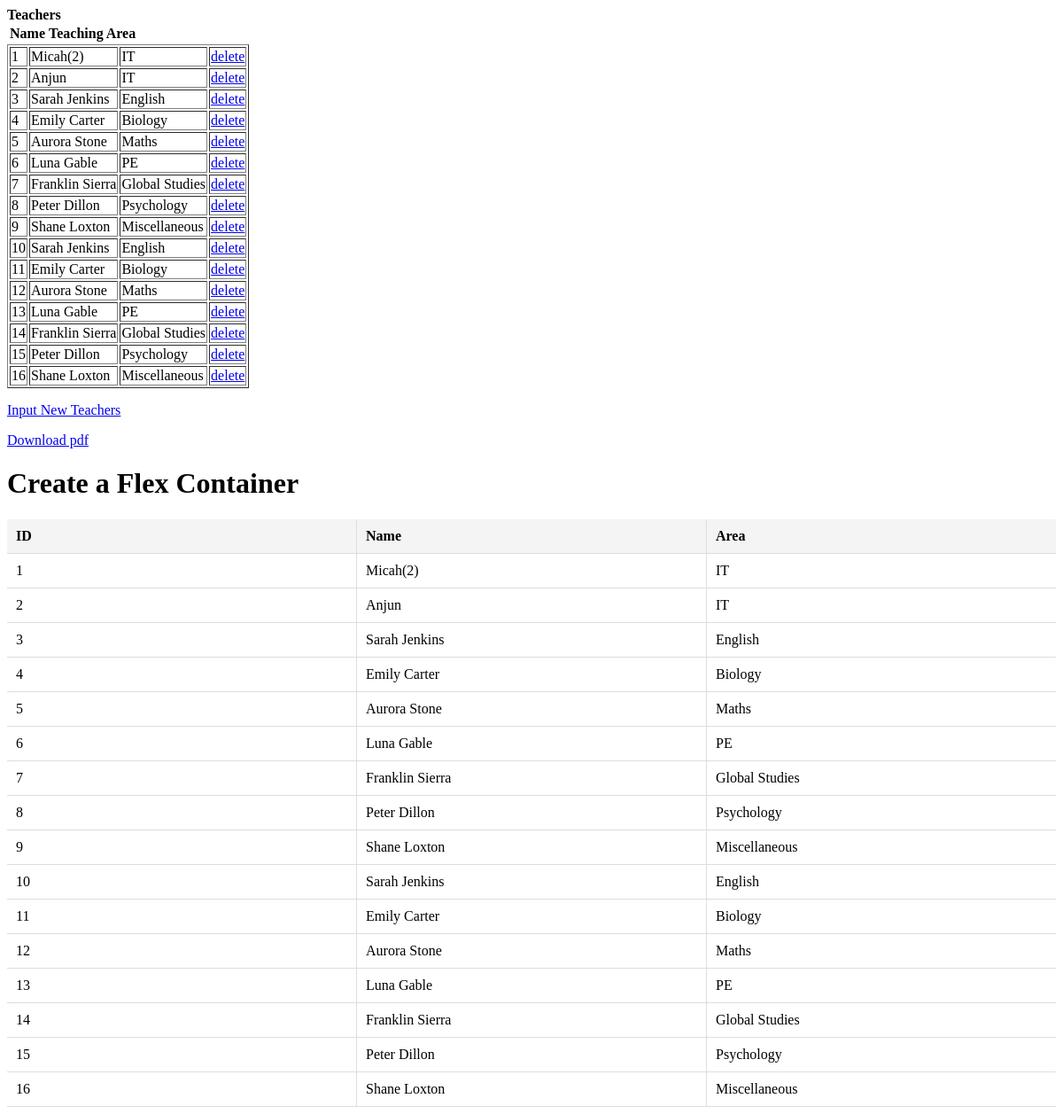
Before: / with the older database file.
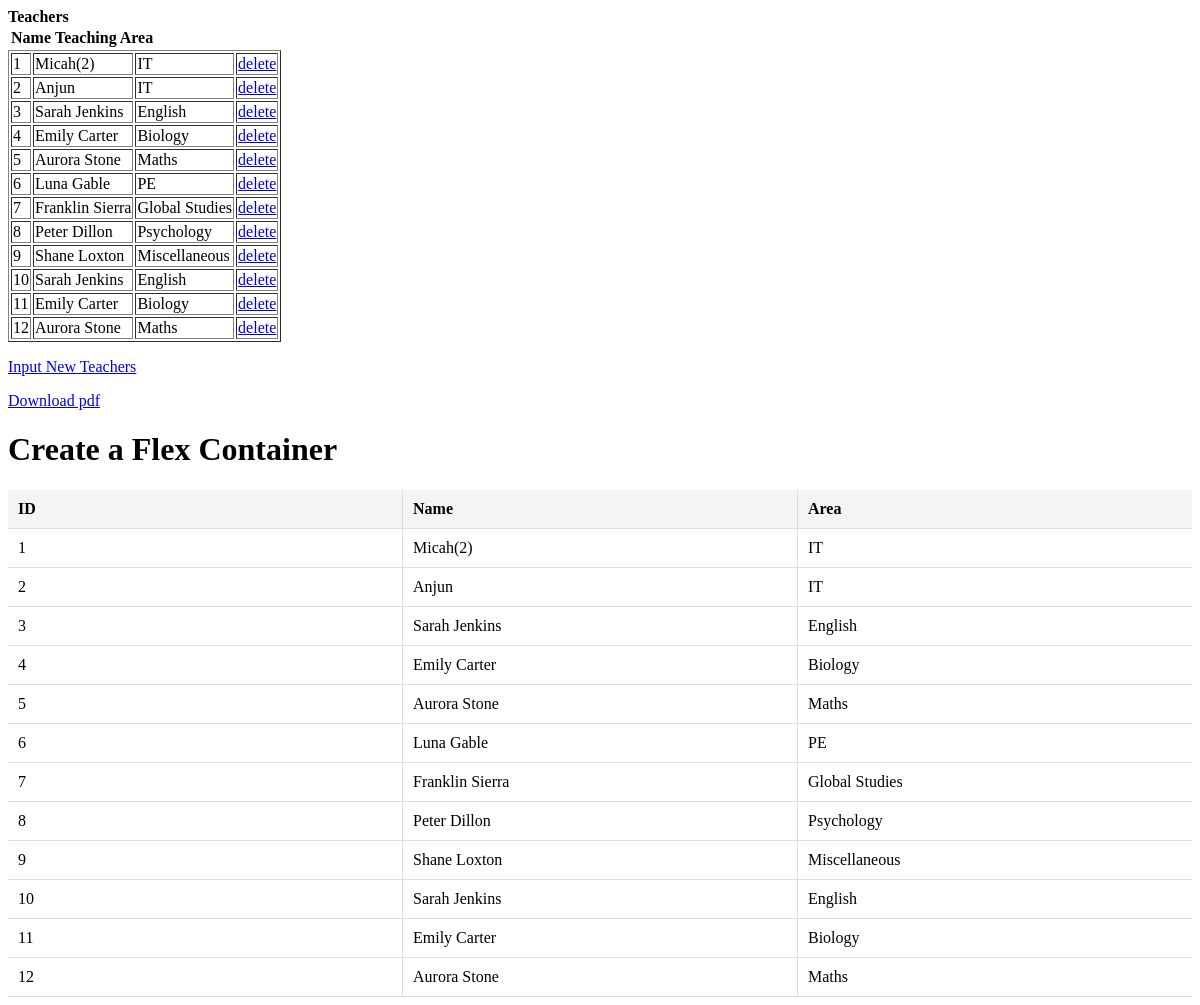
After: the same page with the newer database file.
### MyApp/models.py (models this page shows)
class teacher(models.Model):
    Name = models.CharField(max_length=25)
    Area = models.CharField(max_length=30)

### MyApp/views.py (the view)
# urls.py: re_path(r'^$', MyApp.views.index, name='index'),
def index(request):
    teach = teacher.objects.all()
    return render(request, "MyApp/index.html", {'content' :teach})

### MyApp/templates/MyApp/index.html (shortened to what this page needs)
<html>
<head><title>Teachers</title></head>
<body>
<strong>Teachers</strong>
    {% if content %}
    <table>
        <tr>
            <th>Name</th>
            <th>Teaching Area</th>
        </tr>
        <table border="1">
            {% for teach in content %}
            <tr>
                <td>{{teach.id}}</td>
                <td>{{teach.Name}}</td>
                <td>{{teach.Area}}</td>
                <td><a href="delete/{{ teach.id }}">delete</a></td>
            </tr>
            {% endfor %}
        </table>
    </table>
    {% else %}
    <strong>No Data!!</strong>
    {%endif%}
    <p><a href="{% url 'input' %}">Input New Teachers</a></p>
    <p><a href="{% url 'report' %}">Download pdf</a></p>
</body>
</html>
<html>
<head>
</head>
<body>
<h1>Create a Flex Container</h1>
<div class="flex-table">
    <div class="flex-row header">
        <div class="flex-cell">ID</div>
        <div class="flex-cell">Name</div>
        <div class="flex-cell">Area</div>
    </div>
    {% for teach in content %}
    <div class="flex-row">
        <div class="flex-cell">{{teach.id}}</div>
        <div class="flex-cell">{{teach.Name}}</div>
        <div class="flex-cell">{{teach.Area}}</div>
    </div>
    {% endfor %}
</div>
</body>
</html>

### MyApp/templates/MyApp/index.html (style rules this page uses)
.flex-table { display: flex; flex-direction: column; flex-wrap: wrap; width: 100%; }
.flex-row { display: flex; width: 100%; border-bottom: 1px solid #ddd; }
.header { font-weight: bold; background-color: #f4f4f4; }
.flex-cell { flex: 1; padding: 10px; border-right: 1px solid #ddd; }
.flex-cell:last-child { border-right: none; }

Changed rows visible on the page:
removed teacher: id "13", Name "Luna Gable", Area "PE"
removed teacher: id "14", Name "Franklin Sierra", Area "Global Studies"
removed teacher: id "15", Name "Peter Dillon", Area "Psychology"
removed teacher: id "16", Name "Shane Loxton", Area "Miscellaneous"
